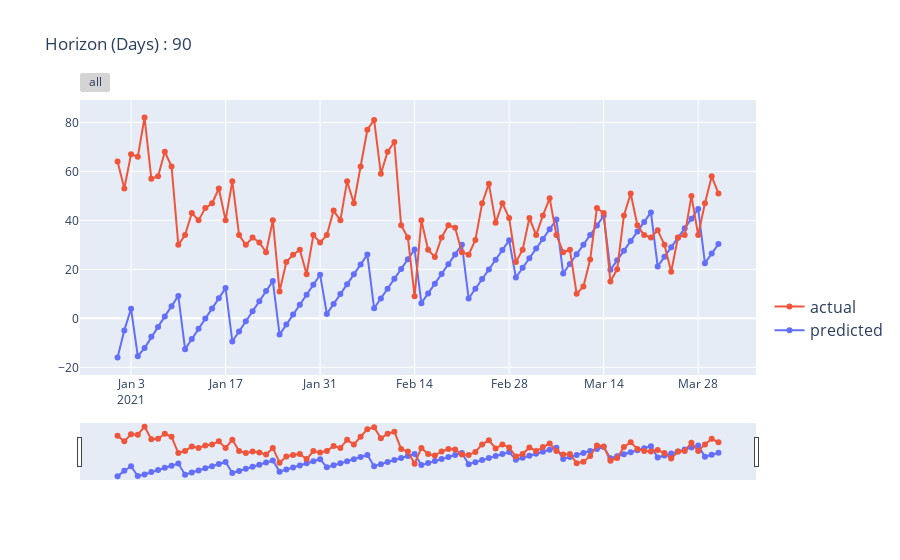

Notebook cell for this chart:
### Markdown cell above
#### Evaluation of Horizan is 3 Month

### Code cell
# Predicting AQI values for 30 days horizon
Horizan = 30*3

# Fitting XGBoost model and predicting AQI values for the given horizon
predicted = arima.predict(Horizan)

# Evaluating the prediction performance of the XGBoost model 
print(Evaluation_matrics(testing_sc[0:Horizan],predicted,train_series))

# Creating visualization of predicted and actual AQI values
fig = go.Figure()

# Adding a trace for predicted AQI values
fig.add_trace(  go.Scatter(
                            x=predicted.pd_series().index, # x axis values set to index of predicted series
                            y=predicted.pd_series().values, # y axis values set to values of predicted series
                            name='predicted'))

# Adding a trace for actual AQI values
fig.add_trace(  go.Scatter(
                            x=testing_sc[0:Horizan].pd_series().index, # x axis values set to index of actual series
                            y=testing_sc[0:Horizan].pd_series().values, # y axis values set to values of actual series
                            name='actual'))

# Updating the layout of the visualization
fig.update_traces(hoverinfo='text+name', mode='lines+markers') # Adding hover info to show text and name of each trace
fig.update_layout(legend=dict(y=0.1, traceorder='reversed', font_size=16)) # Updating the legend of the visualization
fig.update_layout(title="Horizon (Days) : "+ str(Horizan)) # Updating the title of the visualization

# Updating the x-axis of the visualization to have rangeslider and rangeselector
fig.update_xaxes(
                rangeslider_visible=True,
                rangeselector=dict(
                buttons=list([dict(step="all")])
                ))

# Showing the final visualization
fig.show()
